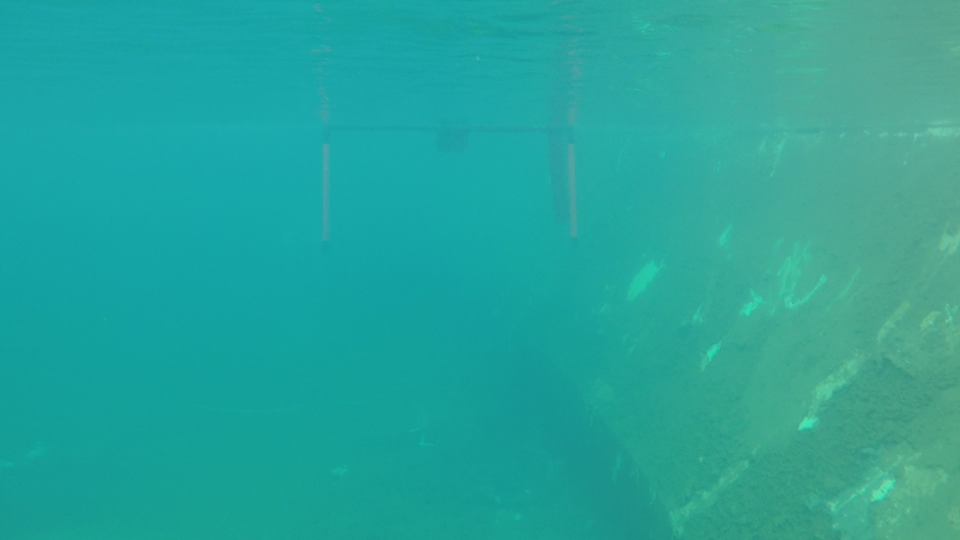
#> input picture data/raw_Moment.jpg, 1920 x 1080 px (shown at 1/2 size)
$ python -i gate_detector.py   (imports and definitions only)   (older library calls are emulated)
#> lines starting #> are read from the running program, lines starting #| are printed output that depends on the picture
#Created By: Logan Fillo
#Created On: 2020-03-12

import cv2 as cv
import numpy as np
import os
import pickle
import random
import matplotlib.pyplot as plt

from featureize import featureize_hulls


"""
Gate detector testing on images and videos
"""


class GateDetector:
    """
    A class for detecting an underwater gate
    """


    def __init__(self, num_clusters=4, im_resize=1.0/4, debug=False):
        self.num_clusters = num_clusters
        self.im_resize = im_resize
        self.debug = debug
        self.gate_cntr = None

        with open(os.path.join(os.getcwd(), 'pickle/model.pkl'), 'rb') as file:
            self.model = pickle.load(file)


    # [395 lines left out: functions detect, preprocess, gradient, segment, morphological, create_convex_hulls and 7 more, not called in this run]


# [9 lines not run here, left out]

    # Run detector on video
    # video_test('gate.mp4',im_resize=im_resize, record=True)

    # Run data label program
    # label_poles()

>>> import cv2
>>> picture = cv2.imread('data/raw_Moment.jpg', cv2.IMREAD_GRAYSCALE)
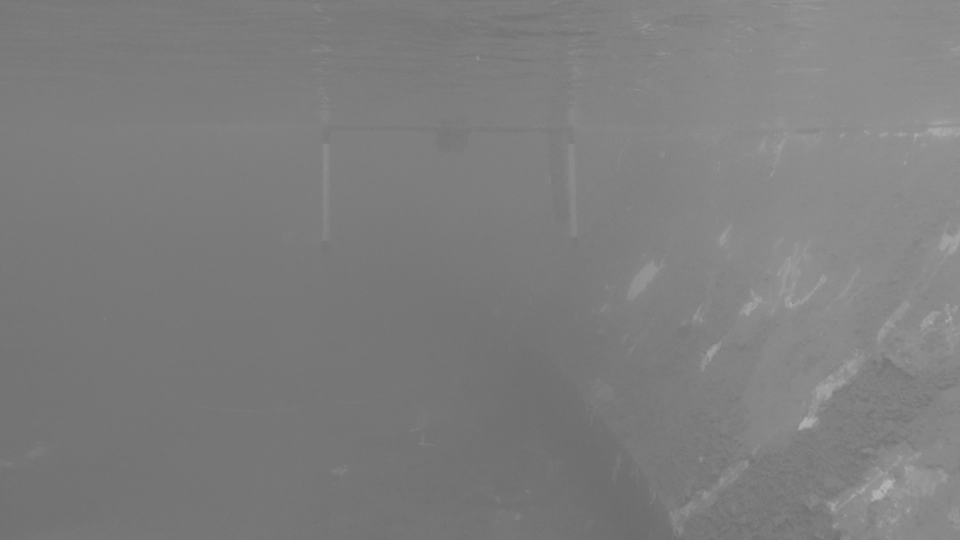
#> picture: shape (1080, 1920) (shown at 1/2 size); min 103, max 186, mean 125.8
>>> result = GateDetector().detect(picture)
#> (reads pickle/model.pkl from the repository)
#> (the run stopped early here; a loop or call above may not have finished)
